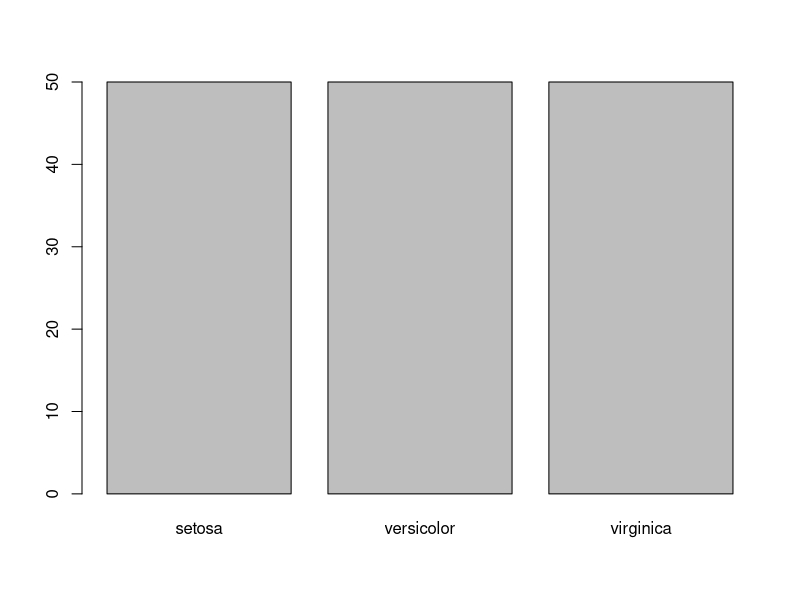
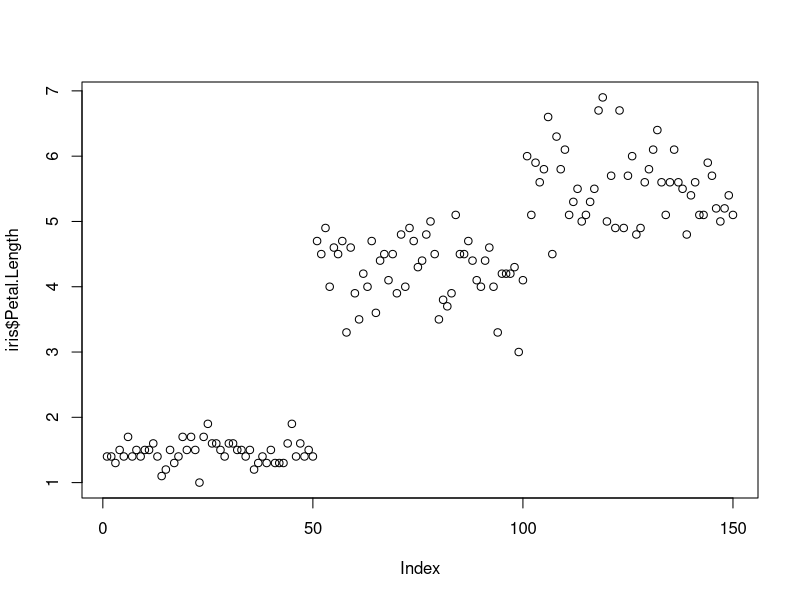
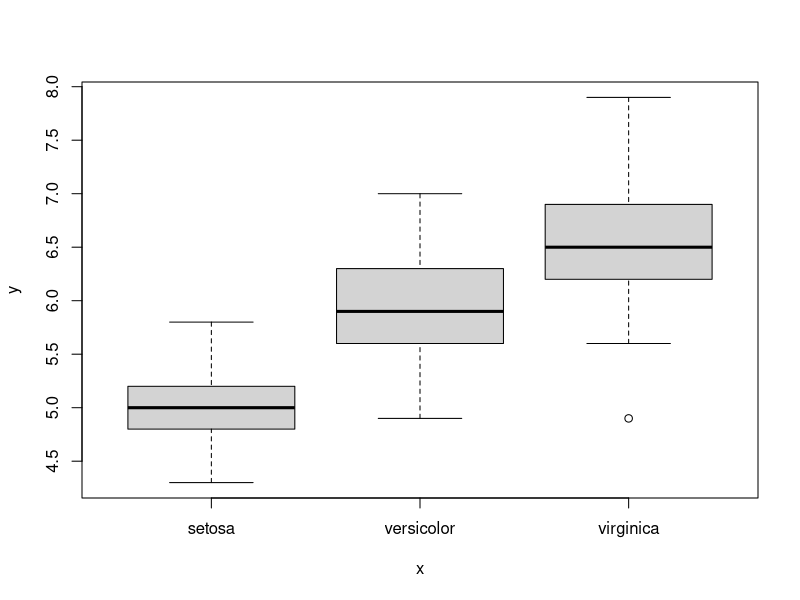
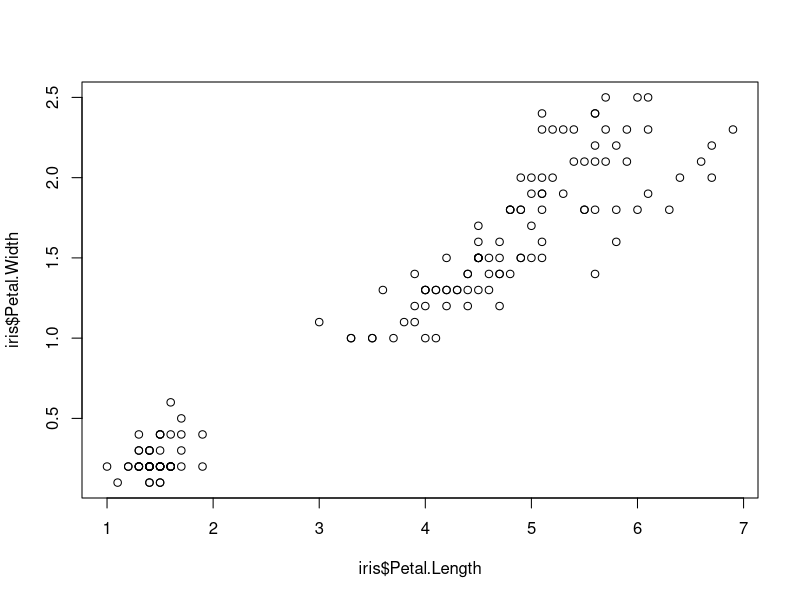
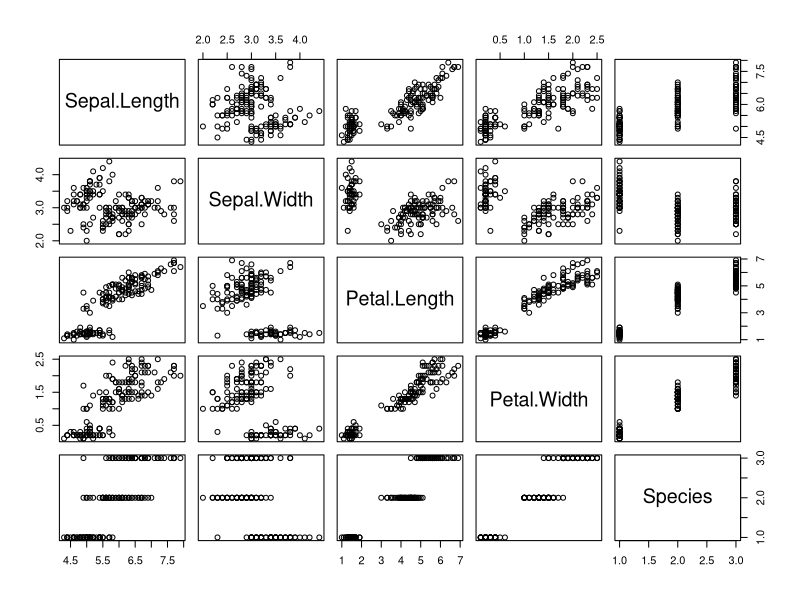
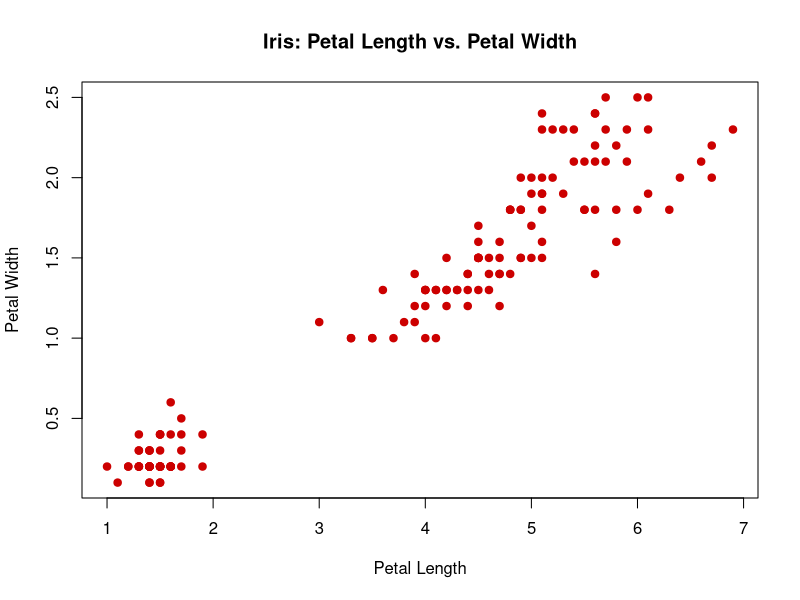
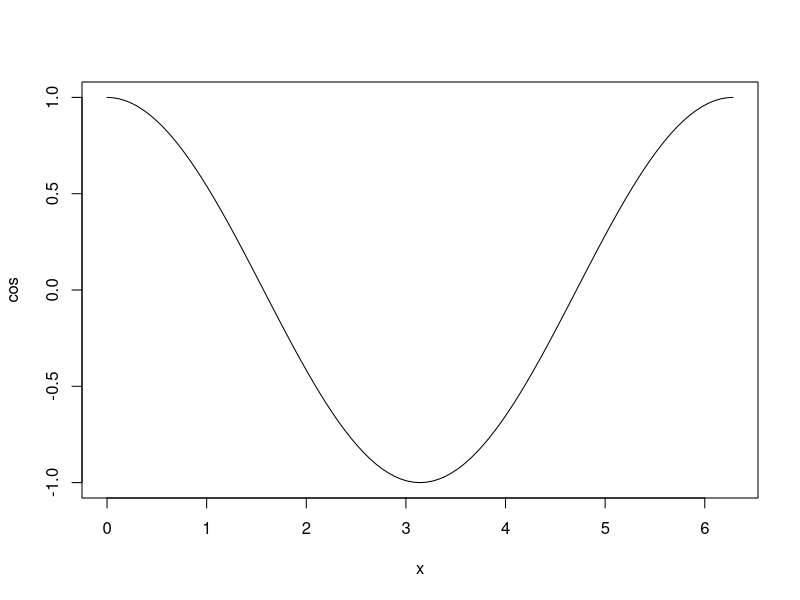
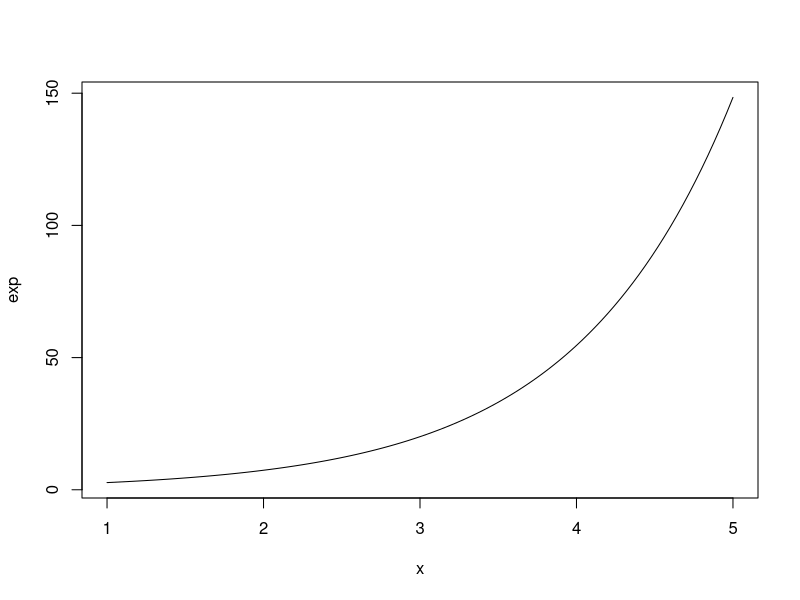

Reproduce these figures in R, in order.
# ================================
#     5.0 - Basic Plotting
# ================================
#
# As a statistical programming language, it is important
# to be able to plot stuff easily. 
# In R, it is as simple as calling plot() function
#
# One advantage of R is the plot() function adapts to the 
# data types and the number of variables easily.
#






# Start by loading data sets, a library that comes with
# sample data sets for us to work with
library(datasets)

# In this chapter, we will use the sample famous data set, 'iris'


# Let's check out some rows of the 'iris'
head(iris)


# We can get help on function by prefix with ? sign
?plot


# To specify a column in data set, use $ sign, like
#     dataframe$column


# Categorical Variable. 'Setosa', 'Versicolor' or 'virginica'
plot(iris$Species)  # You can see, Histogram showing 50 of each category


# Quantitative variable 
plot(iris$Petal.Length)    # Scatter plot, x axis is index number


# x axis - Categorical, y axis - Quantitative
plot(iris$Species, iris$Sepal.Length)  # Box plot


# xy Quantitative
plot(iris$Petal.Length, iris$Petal.Width)  # Scatter plot


# Entire data frame
plot(iris)  # Matrices of scatter plot










# Of course, customize the plot with arguments
plot(iris$Petal.Length, iris$Petal.Width,
     col = '#cc0000',                               # Color of 
     pch = 19,                                      # Point character - Solid circle
     main = 'Iris: Petal Length vs. Petal Width',   # Title
     xlab = 'Petal Length',                         # X label
     ylab = 'Petal Width'                           # Y label
)









# We can use plot() with formulas, with limit of course!
plot(cos, 0, 2*pi)    # Plot a cosine function from 0 to 2pi
plot(exp, 1, 5)       # Exponent
plot(dnorm, -3, +3)   # Distribution - Normal










# Let's plot the function with options
plot(dnorm, -3, +3,
     col='#cc0000',
     lwd='5',                              #Line width
     main='Standard Normal Distribution',
     xlab='z-scores',
     ylab='density'
)

